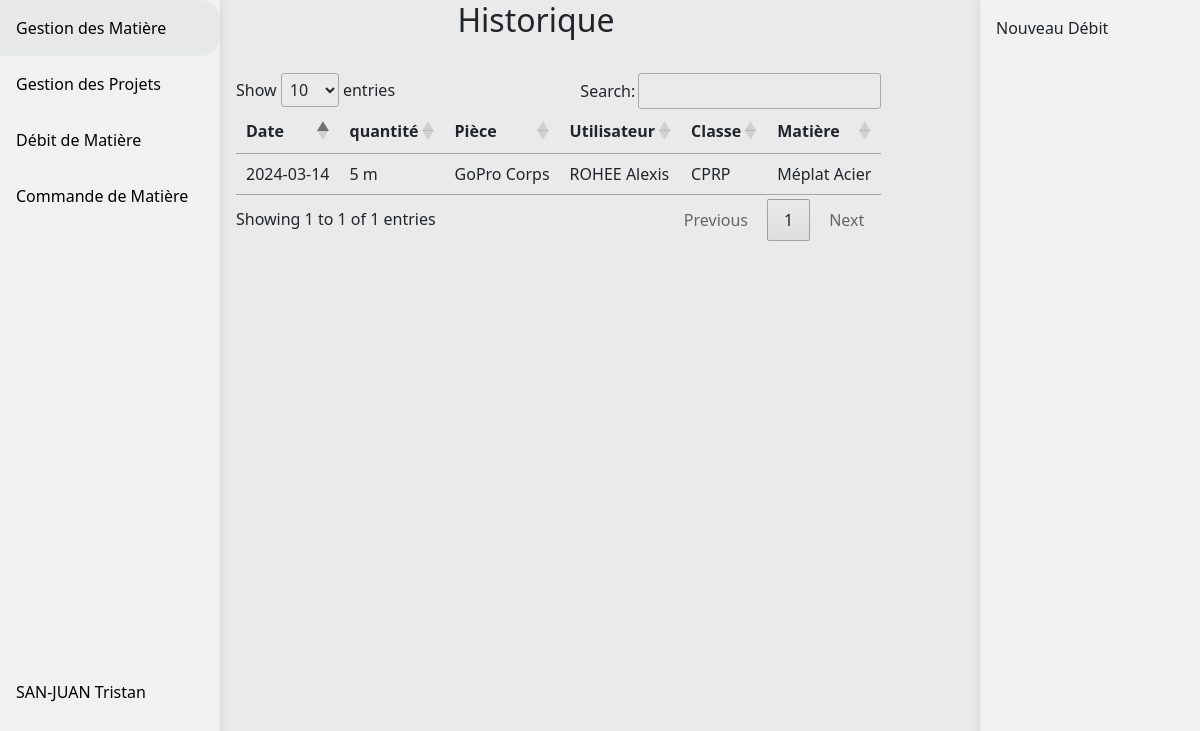
Page /debitMatiere.php (signed in) on the earlier database version.
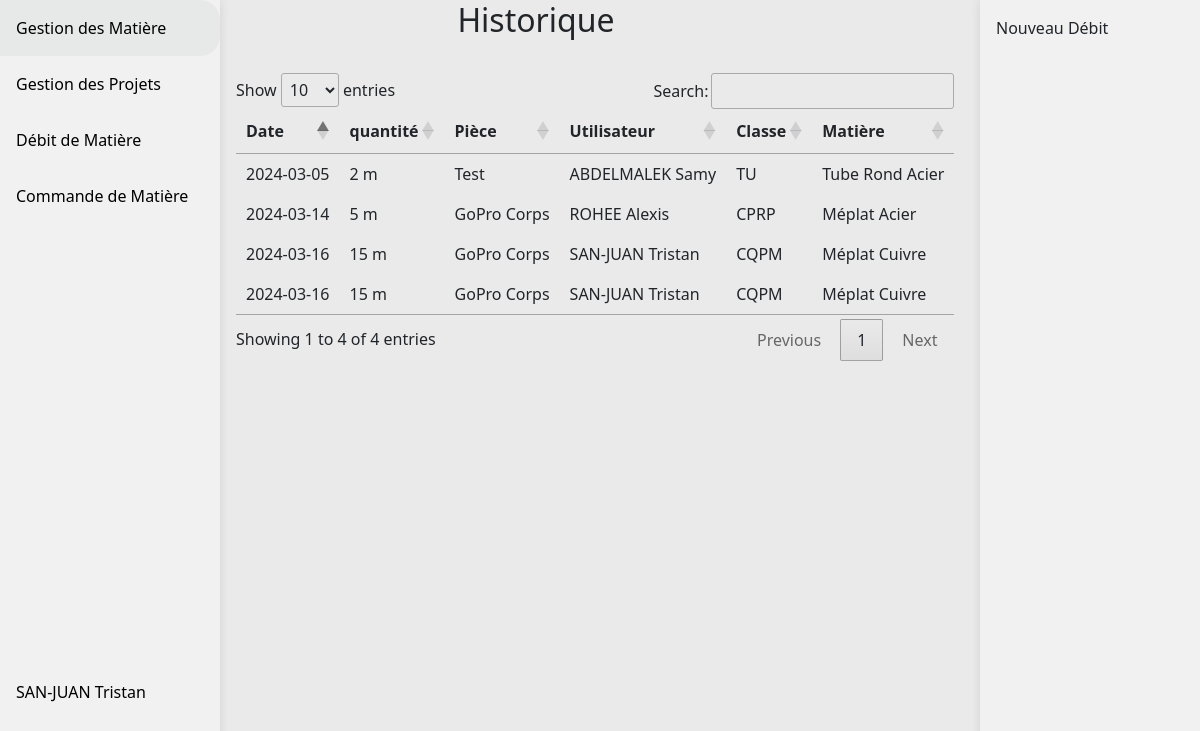
Same page on the later database version.
### tables this page shows
CREATE TABLE IF NOT EXISTS `debit` (
  `id_debit` int NOT NULL AUTO_INCREMENT,
  `date` date NOT NULL,
  `quantite` int NOT NULL,
  `ref_piece` int NOT NULL,
  `ref_user` int NOT NULL,
  `ref_classe` int NOT NULL,
  `ref_matiere` int NOT NULL,
  PRIMARY KEY (`id_debit`),
  KEY `fk_debit_user` (`ref_user`),
  KEY `fk_debit_classe` (`ref_classe`),
  KEY `fk_debit_piece` (`ref_piece`),
  KEY `fk_debit_matiere` (`ref_matiere`)
);

CREATE TABLE IF NOT EXISTS `piece` (
  `id_piece` int NOT NULL AUTO_INCREMENT,
  `nom` varchar(100) NOT NULL,
  `img` varchar(200) NOT NULL,
  PRIMARY KEY (`id_piece`)
);

CREATE TABLE IF NOT EXISTS `user` (
  `id_user` int NOT NULL AUTO_INCREMENT,
  `mail` varchar(100) NOT NULL,
  `mdp` varchar(255) NOT NULL,
  `ref_fonction` int NOT NULL,
  `nom` varchar(100) NOT NULL,
  `prenom` varchar(100) NOT NULL,
  PRIMARY KEY (`id_user`),
  KEY `fk_user_fonction` (`ref_fonction`)
);

CREATE TABLE IF NOT EXISTS `classe` (
  `id_classe` int NOT NULL AUTO_INCREMENT,
  `libelle` varchar(50) NOT NULL,
  PRIMARY KEY (`id_classe`)
);

CREATE TABLE IF NOT EXISTS `forme` (
  `id_forme` int NOT NULL AUTO_INCREMENT,
  `libelle` varchar(99) NOT NULL,
  `img` varchar(200) NOT NULL,
  `longueur` tinyint(1) NOT NULL,
  `largeur` tinyint(1) NOT NULL,
  `epaisseur` tinyint(1) NOT NULL,
  `diametre` tinyint(1) NOT NULL,
  `hauteur` tinyint(1) NOT NULL,
  PRIMARY KEY (`id_forme`)
);

CREATE TABLE IF NOT EXISTS `materiau` (
  `id_materiau` int NOT NULL AUTO_INCREMENT,
  `libelle` varchar(100) NOT NULL,
  PRIMARY KEY (`id_materiau`)
);

### php/SQLConnexion.php (called while the page is built, shortened)
<?php
class SQLConnexion {
    private $conn;
    public function __construct()
    {
        $servername = "localhost";
        $username = "root";
        $password = "";
        $bddname = "gestionStock";
        try {
            $this->conn = new PDO("mysql:host=$servername;dbname=".$bddname, $username, $password);
            $this->conn->setAttribute(PDO::ATTR_ERRMODE, PDO::ERRMODE_EXCEPTION);
        } catch(PDOException $e) {
        }
    }
    public function conbdd(): PDO {
        return $this->conn;
    }
}

### html/debitMatiere.php (the view, shortened to what this page needs)
<!DOCTYPE html>
<html lang="en" xmlns="http://www.w3.org/1999/html">
<head>
    <link href="https://cdn.jsdelivr.net/npm/bootstrap@5.1.3/dist/css/bootstrap.min.css" rel="stylesheet">
    <link rel="stylesheet" href="https://use.fontawesome.com/releases/v6.4.2/css/all.css" />
    <link rel="stylesheet" href="https://cdn.datatables.net/1.13.7/css/jquery.dataTables.css" />
    <link rel="stylesheet" href="../css/styles.css"/>
</head>
<body>
<?php
include '../php/SQLConnexion.php';
$conn = new SQLConnexion();
?>
<div class="side-bar-big">
    <a class="gestionMatiere" href="gestionMatiere.php">Gestion des Matière</a>
    <a class="gestionProjet" href="gestionProjet.php">Gestion des Projets</a>
    <a class="debitMatiere" href="debitMatiere.php">Débit de Matière</a>
    <a class="commandMatiere" href="commandeMatiere.php">Commande de Matière</a>
    <a class="account" href="#"><?=$_SESSION['nom'] . " " . $_SESSION['prenom']?></a>
</div>
<div class="side-bar-action">
    <a onclick="afficher()">Nouveau Débit</a>
</div>
<div class="content">
    <h2 style="text-align: center; width: 600px">Historique</h2>
    <br>
    <br>
    <br>
    <table id="historique">
        <thead>
            <tr>
                <th>Date</th>
                <th>quantité</th>
                <th>Pièce</th>
                <th>Utilisateur</th>
                <th>Classe</th>
                <th>Matière</th>
            </tr>
        </thead>
        <tbody>
        <?php
        $req = $conn->conbdd()->query("SELECT * FROM debit");
        $res = $req->fetchAll();
        foreach ($res as $debit) {
        ?>
            <tr>
                <td><?= $debit['date'] ?></td>
                <td><?= $debit['quantite'] . " m" ?></td>
                <?php
                    $requete = $conn->conbdd()->prepare("SELECT nom FROM piece WHERE id_piece = :id");
                    $requete->execute(['id'=>$debit['ref_piece']]);
                    $resultat = $requete->fetch();
                ?>
                <td><?= $resultat['nom'] ?></td>
                <?php
                $requete = $conn->conbdd()->prepare("SELECT nom, prenom FROM user WHERE id_user = :id");
                $requete->execute(['id'=>$debit['ref_user']]);
                $resultat = $requete->fetch();
                ?>
                <td><?= $resultat['nom'] . " " . $resultat['prenom'] ?></td>
                <?php
                $requete = $conn->conbdd()->prepare("SELECT libelle FROM classe WHERE id_classe = :id");
                $requete->execute(['id'=>$debit['ref_classe']]);
                $resultat = $requete->fetch();
                ?>
                <td><?= $resultat['libelle'] ?></td>
                <?php
                $requete = $conn->conbdd()->prepare("SELECT ref_materiau, ref_forme FROM matiere WHERE id_matiere = :id");
                $requete->execute(['id'=>$debit['ref_matiere']]);
                $resultat = $requete->fetch();
                $requete = $conn->conbdd()->prepare("SELECT libelle FROM materiau WHERE id_materiau = :id");
                $requete->execute(['id' => $resultat['ref_materiau']]);
                $result = $requete->fetch();
                $materiau = $result['libelle'];
                $requete = $conn->conbdd()->prepare("SELECT libelle FROM forme WHERE id_forme = :id");
                $requete->execute(['id' => $resultat['ref_forme']]);
                $result = $requete->fetch();
                $forme = $result['libelle'];
                ?>
                <td><?= $forme . " " . $materiau ?></td>
            </tr>
        <?php
        }
        ?>
        </tbody>
    </table>
</div>
</body>
</html>

### css/styles.css (style rules this page uses)
html, body { height: 100%; background-color: #eaeaea; }
.side-bar-action { right: 0; margin: 0; padding: 0; width: 220px; background-color: #f1f1f1; position: fixed; height: 100%; overflow: auto; box-shadow: 0 0 10px rgba(0, 0, 0, 0.1); }
.side-bar-action a { display: block; color: black; padding: 16px; text-decoration: none; }
.side-bar-big { margin: 0; padding: 0; width: 220px; background-color: #f1f1f1; position: fixed; height: 100%; overflow: auto; box-shadow: 0 0 10px rgba(0, 0, 0, 0.1); }
.side-bar-big a { display: block; color: black; padding: 16px; text-decoration: none; }
.side-bar-big a.account { display: block; color: black; padding: 16px; text-decoration: none; margin-top: 200%; }
div.content { background-color: #eaeaea; margin-right:220px; margin-left: 220px; padding: 1px 16px; }
.content { display: flex; flex-wrap: wrap; }

Differences in the rows shown:
added debit: date "2024-03-16", quantite "15", ref_piece.nom "GoPro Corps", ref_user.nom "SAN-JUAN", ref_user.prenom "Tristan", ref_classe.libelle "CQPM", forme.libelle "Méplat", materiau.libelle "Cuivre"
added debit: date "2024-03-16", quantite "15", ref_piece.nom "GoPro Corps", ref_user.nom "SAN-JUAN", ref_user.prenom "Tristan", ref_classe.libelle "CQPM", forme.libelle "Méplat", materiau.libelle "Cuivre"
added debit: date "2024-03-05", quantite "2", ref_piece.nom "Test", ref_user.nom "ABDELMALEK", ref_user.prenom "Samy", ref_classe.libelle "TU", forme.libelle "Tube Rond", materiau.libelle "Acier"
Other differences:
text written by a page script: "Show entries Search: Showing 1 to 1 of 1 entries Previous 1 Next" → "Show entries Search: Showing 1 to 4 of 4 entries Previous 1 Next"
